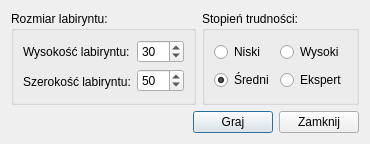
<?xml version="1.0" encoding="UTF-8"?>
<ui version="4.0">
 <class>SettingsDialog</class>
 <widget class="QDialog" name="SettingsDialog">
  <property name="geometry">
   <rect>
    <x>0</x>
    <y>0</y>
    <width>358</width>
    <height>144</height>
   </rect>
  </property>
  <property name="windowTitle">
   <string>Nowy labirynt</string>
  </property>
  <layout class="QVBoxLayout" name="verticalLayout_2">
   <item>
    <layout class="QGridLayout" name="gridLayout_2">
     <item row="0" column="0">
      <widget class="QGroupBox" name="groupBox_main">
       <property name="contextMenuPolicy">
        <enum>Qt::CustomContextMenu</enum>
       </property>
       <property name="title">
        <string>Rozmiar labiryntu:</string>
       </property>
       <layout class="QHBoxLayout" name="horizontalLayout">
        <item>
         <layout class="QVBoxLayout" name="verticalLayout_3">
          <item>
           <widget class="QLabel" name="label_height">
            <property name="mouseTracking">
             <bool>false</bool>
            </property>
            <property name="contextMenuPolicy">
             <enum>Qt::CustomContextMenu</enum>
            </property>
            <property name="text">
             <string>Wysokość labiryntu:</string>
            </property>
           </widget>
          </item>
          <item>
           <widget class="QLabel" name="label_width">
            <property name="contextMenuPolicy">
             <enum>Qt::CustomContextMenu</enum>
            </property>
            <property name="text">
             <string>Szerokość labiryntu:</string>
            </property>
           </widget>
          </item>
         </layout>
        </item>
        <item>
         <spacer name="horizontalSpacer_2">
          <property name="orientation">
           <enum>Qt::Horizontal</enum>
          </property>
          <property name="sizeHint" stdset="0">
           <size>
            <width>40</width>
            <height>20</height>
           </size>
          </property>
         </spacer>
        </item>
        <item>
         <layout class="QVBoxLayout" name="verticalLayout_4">
          <item>
           <widget class="QSpinBox" name="spinBox_height">
            <property name="mouseTracking">
             <bool>false</bool>
            </property>
            <property name="contextMenuPolicy">
             <enum>Qt::CustomContextMenu</enum>
            </property>
            <property name="minimum">
             <number>20</number>
            </property>
            <property name="maximum">
             <number>100</number>
            </property>
            <property name="singleStep">
             <number>5</number>
            </property>
            <property name="value">
             <number>30</number>
            </property>
           </widget>
          </item>
          <item>
           <widget class="QSpinBox" name="spinBox_width">
            <property name="contextMenuPolicy">
             <enum>Qt::CustomContextMenu</enum>
            </property>
            <property name="minimum">
             <number>20</number>
            </property>
            <property name="maximum">
             <number>100</number>
            </property>
            <property name="singleStep">
             <number>5</number>
            </property>
            <property name="value">
             <number>50</number>
            </property>
           </widget>
          </item>
         </layout>
        </item>
       </layout>
      </widget>
     </item>
     <item row="0" column="1">
      <widget class="QGroupBox" name="groupBox_difficulty">
       <property name="title">
        <string>Stopień trudności:</string>
       </property>
       <layout class="QGridLayout" name="gridLayout">
        <item row="0" column="0">
         <widget class="QRadioButton" name="radioButton_easy">
          <property name="contextMenuPolicy">
           <enum>Qt::CustomContextMenu</enum>
          </property>
          <property name="text">
           <string>Niski</string>
          </property>
         </widget>
        </item>
        <item row="1" column="1">
         <widget class="QRadioButton" name="radioButton_expert">
          <property name="contextMenuPolicy">
           <enum>Qt::CustomContextMenu</enum>
          </property>
          <property name="text">
           <string>Ekspert</string>
          </property>
         </widget>
        </item>
        <item row="0" column="1">
         <widget class="QRadioButton" name="radioButton_hard">
          <property name="contextMenuPolicy">
           <enum>Qt::CustomContextMenu</enum>
          </property>
          <property name="text">
           <string>Wysoki</string>
          </property>
         </widget>
        </item>
        <item row="1" column="0">
         <widget class="QRadioButton" name="radioButton_medium">
          <property name="contextMenuPolicy">
           <enum>Qt::CustomContextMenu</enum>
          </property>
          <property name="text">
           <string>Średni</string>
          </property>
          <property name="checked">
           <bool>true</bool>
          </property>
         </widget>
        </item>
       </layout>
      </widget>
     </item>
    </layout>
   </item>
   <item>
    <layout class="QHBoxLayout" name="horizontalLayout_2">
     <item>
      <spacer name="horizontalSpacer">
       <property name="orientation">
        <enum>Qt::Horizontal</enum>
       </property>
       <property name="sizeHint" stdset="0">
        <size>
         <width>40</width>
         <height>20</height>
        </size>
       </property>
      </spacer>
     </item>
     <item>
      <widget class="QPushButton" name="pushButton_play">
       <property name="text">
        <string>Graj</string>
       </property>
      </widget>
     </item>
     <item>
      <widget class="QPushButton" name="pushButton_close">
       <property name="text">
        <string>Zamknij</string>
       </property>
      </widget>
     </item>
    </layout>
   </item>
  </layout>
 </widget>
 <resources/>
 <connections/>
</ui>
